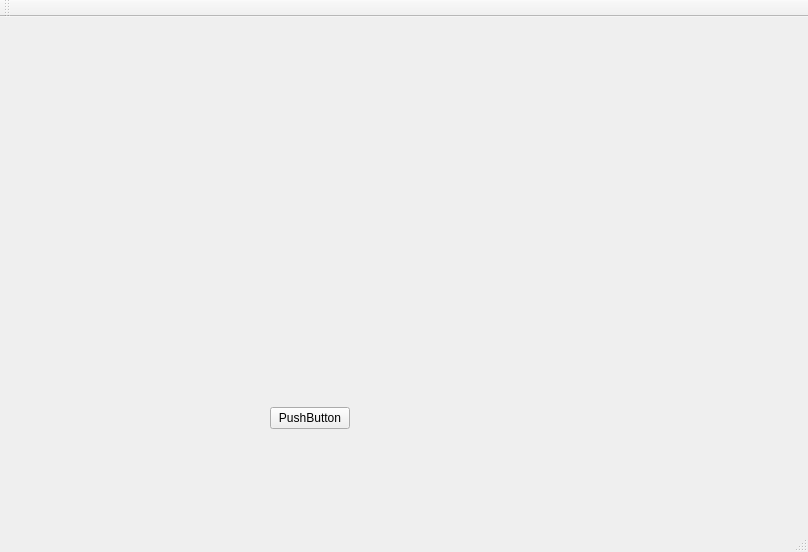
<?xml version="1.0" encoding="UTF-8"?>
<ui version="4.0">
 <class>MainWindow</class>
 <widget class="QMainWindow" name="MainWindow">
  <property name="geometry">
   <rect>
    <x>0</x>
    <y>0</y>
    <width>808</width>
    <height>552</height>
   </rect>
  </property>
  <property name="windowTitle">
   <string>MainWindow</string>
  </property>
  <widget class="QWidget" name="centralWidget">
   <widget class="QPushButton" name="pushButton">
    <property name="geometry">
     <rect>
      <x>270</x>
      <y>390</y>
      <width>80</width>
      <height>22</height>
     </rect>
    </property>
    <property name="text">
     <string>PushButton</string>
    </property>
   </widget>
  </widget>
  <widget class="QMenuBar" name="menuBar">
   <property name="geometry">
    <rect>
     <x>0</x>
     <y>0</y>
     <width>808</width>
     <height>19</height>
    </rect>
   </property>
  </widget>
  <widget class="QToolBar" name="mainToolBar">
   <attribute name="toolBarArea">
    <enum>TopToolBarArea</enum>
   </attribute>
   <attribute name="toolBarBreak">
    <bool>false</bool>
   </attribute>
  </widget>
  <widget class="QStatusBar" name="statusBar"/>
 </widget>
 <layoutdefault spacing="6" margin="11"/>
 <resources/>
 <connections/>
</ui>
